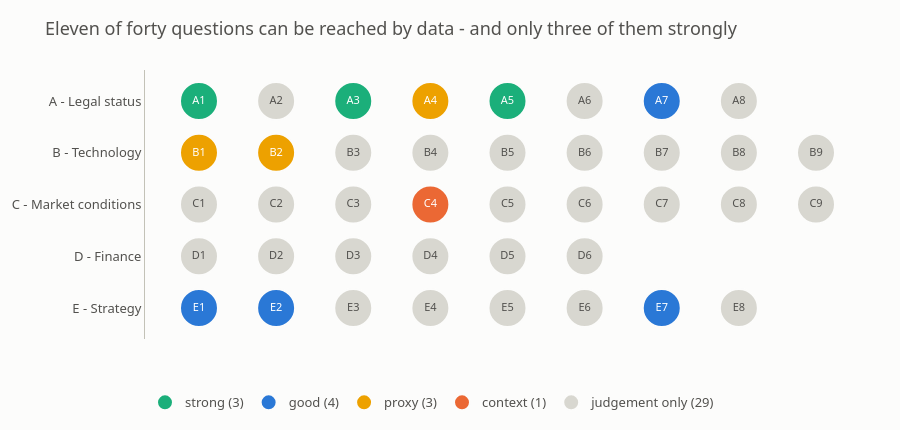

The notebook cell this image was saved under:
### Markdown cell above
---

## Step 4 — How much of this valuation can data reach?

This is the question module 8 exists to ask, and the honest answer is *less than you would
hope*. Of the forty questions, **eleven** can be spoken to by a PATSTAT query, and they are not
equal:

* **strong** — the answer is a matter of record. Is the patent granted? When was it filed?
  Which offices is the family in? A query decides it; nobody's opinion is involved.
* **good** — the query yields a genuine new insight, but a person still picks the level.
  Whether this filing consolidates existing markets or opens new ones is visible in the data;
  what counts as "new" is not.
* **proxy** — the number correlates with the question without answering it. Claim *count* is
  not claim *breadth*; forward citations measure attention, not technical superiority. Shown,
  and labelled, and never silently used as an answer.
* **context** — informs the answer without narrowing it.

The remaining **twenty-nine questions are expert judgement and nothing else**. Any tool that
does not tell you that is selling you a false precision.

And one thing this chart cannot show, which notebook 2 makes unavoidable: **none of these eleven
questions is one of the eight that carry money.** Everything data can reach here shapes the
profile and the legal picture. The Net Present Value is decided entirely by answers no query can
check.

### Code cell
REACH_ORDER = ["strong", "good", "proxy", "context", "judgement only"]
REACH_COLOR = {
    "strong": kit.PALETTE["efficiency"],
    "good": kit.PALETTE["revenue"],
    "proxy": kit.PALETTE["investment_reduction"],
    "context": kit.PALETTE["regained"],
    "judgement only": kit.PALETTE["inactive"],
}

table = pd.DataFrame(kit.answer_table(answers, spec))
table["reach"] = table["patstat_strength"].replace("", "judgement only")

section_keys = list(spec.sections)
grid = table.assign(
    x=table["id"].str[1:].astype(int),
    y=[len(section_keys) - section_keys.index(s) for s in table["section"]],
)

fig_reach = go.Figure()
for reach in REACH_ORDER:
    part = grid[grid["reach"] == reach]
    if part.empty:
        continue
    fig_reach.add_trace(go.Scatter(
        x=part["x"], y=part["y"], mode="markers+text",
        name=f"{reach} ({len(part)})",
        marker={"size": 38, "color": REACH_COLOR[reach],
                "line": {"width": 2, "color": kit.PALETTE["surface"]}},
        text=part["id"], textposition="middle center",
        textfont={"size": 11,
                  "color": kit.PALETTE["ink_secondary"] if reach == "judgement only" else "white"},
        customdata=part[["factor", "patstat_sources"]],
        hovertemplate="<b>%{text}</b> - %{customdata[0]}<br>%{customdata[1]}<extra></extra>",
    ))

fig_reach.update_layout(
    **kit.CHART_LAYOUT, height=430,
    title="Eleven of forty questions can be reached by data - and only three of them strongly",
)
fig_reach.update_xaxes(visible=False, range=[0.3, 9.7])
fig_reach.update_yaxes(
    tickmode="array",
    tickvals=[len(section_keys) - i for i in range(len(section_keys))],
    ticktext=[f"{k} - {v}" for k, v in spec.sections.items()],
    range=[0.4, len(section_keys) + 0.6], showgrid=False,
)
fig_reach.show()

reach_counts = table["reach"].value_counts().reindex(REACH_ORDER).dropna().astype(int)
print(reach_counts.to_string())

### Figure 1 — Plotly figure (JSON) as saved in the notebook; plotly's stock layout.template omitted (floating-point values rounded to 4 significant figures)
{"data": [{"customdata": [["Patent status", "tls201_appln.granted ('Y'/'N') + publication kind codes, plus the opposition outcome from tls231 (26N none / 26 filed / 27W revoked)"], ["Patent term remaining", "earliest filing date + 20 years for the nominal term, and tls231 PGFP renewal payments (fee_renewal_year) for how far fees are actually paid"], ["Geographical coverage", "designated_states at grant vs the states still paid for - tls231 lapse_country for lapses, PGFP fee_country for what is still in force (which markets are the *relevant* ones stays judgement)"]], "hovertemplate": "<b>%{text}</b> - %{customdata[0]}<br>%{customdata[1]}<extra></extra>", "marker": {"color": "#1baf7a", "line": {"color": "#fcfcfb", "width": 2}, "size": 38}, "mode": "markers+text", "name": "strong (3)", "text": ["A1", "A3", "A5"], "textfont": {"color": "white", "size": 11}, "textposition": "middle center", "type": "scatter", "x": [1, 3, 5], "y": [5, 5, 5]}, {"customdata": [["Legal proceedings", "opposition frequency from tls231: the 26N/26 pair gives both halves of the fraction (EP baseline ~4.5%), and 27O/27A/27W give the outcome"], ["Securing existing markets", "this family's jurisdictions against the applicant's historical footprint"], ["Winning new markets", "jurisdictions in this family that the applicant has never filed in before"], ["Part of core-technology areas", "share of the applicant's own families in the same IPC subclass"]], "hovertemplate": "<b>%{text}</b> - %{customdata[0]}<br>%{customdata[1]}<extra></extra>", "marker": {"color": "#2a78d6", "line": {"color": "#fcfcfb", "width": 2}, "size": 38}, "mode": "markers+text", "name": "good (4)", "text": ["A7", "E1", "E2", "E7"], "textfont": {"color": "white", "size": 11}, "textposition": "middle center", "type": "scatter", "x": [7, 1, 2, 7], "y": [5, 1, 1, 1]}, {"customdata": [["Breadth of claim", "tls211_pat_publn.publn_claims - take it from the B1 (100% covered, mean 11.5 for granted EP), never the A1 (51%, and those are the as-filed claims). WO has 0% coverage. Breadth is not count, so label it"], ["Unique technology", "forward citations received - attention, not uniqueness"], ["Substitute technology", "forward citations received - attention, not technical superiority"]], "hovertemplate": "<b>%{text}</b> - %{customdata[0]}<br>%{customdata[1]}<extra></extra>", "marker": {"color": "#eda100", "line": {"color": "#fcfcfb", "width": 2}, "size": 38}, "mode": "markers+text", "name": "proxy (3)", "text": ["A4", "B1", "B2"], "textfont": {"color": "white", "size": 11}, "textposition": "middle center", "type": "scatter", "x": [4, 1, 2], "y": [5, 4, 4]}, {"customdata": [["Competitive/substitute products", "size and composition of the IPC neighbourhood - context, not an answer"]], "hovertemplate": "<b>%{text}</b> - %{customdata[0]}<br>%{customdata[1]}<extra></extra>", "marker": {"color": "#eb6834", "line": {"color": "#fcfcfb", "width": 2}, "size": 38}, "mode": "markers+text", "name": "context (1)", "text": ["C4"], "textfont": {"color": "white", "size": 11}, "textposition": "middle center", "type": "scatter", "x": [4], "y": [3]}, {"customdata": [["Legal position of strength", ""], ["Monitoring against infringements", ""], ["Enforcement means", ""], ["Testing of the invention", ""], ["Production skills/equipment", ""], ["Pre-commercial term of development", ""], ["Production of infringing copycat products", ""], ["Identifiable infringing products", ""], ["Dependent on licence agreements", ""], ["Marketing value", ""], ["Marketing options", ""], ["Market growth rate", ""], ["Life expectancy", ""], ["Attainable ultimate sales price", ""], ["Potential extra turnover", ""], ["Knowledge of commercial opportunities", ""], ["Potential licensing revenue", ""], ["Permit/licence requirements", ""], ["Business output maintainability", ""], ["Future cost of development", ""], ["Cost of production", ""], ["Investment intensity", ""], ["Financial capacity to cover renewal fees", ""], ["Contribution to company profits", ""], ["Image building", ""], ["Ensuring \"freedom to operate\"", ""], ["Restricting competitive development", ""], ["Licence or sales agreement", ""], ["Correlation between patent and company business strategy", ""]], "hovertemplate": "<b>%{text}</b> - %{customdata[0]}<br>%{customdata[1]}<extra></extra>", "marker": {"color": "#d8d7d0", "line": {"color": "#fcfcfb", "width": 2}, "size": 38}, "mode": "markers+text", "name": "judgement only (29)", "text": ["A2", "A6", "A8", "B3", "B4", "B5", "B6", "B7", "B8", "B9", "C1", "C2", "C3", "C5", "C6", "C7", "C8", "C9", "D1", "D2", "D3", "D4", "D5", "D6", "E3", "E4", "E5", "E6", "E8"], "textfont": {"color": "#52514e", "size": 11}, "textposition": "middle center", "type": "scatter", "x": [2, 6, 8, 3, 4, 5, 6, 7, 8, 9, 1, 2, 3, 5, 6, 7, 8, 9, 1, 2, 3, 4, 5, 6, 3, 4, 5, 6, 8], "y": [5, 5, 5, 4, 4, 4, 4, 4, 4, 4, 3, 3, 3, 3, 3, 3, 3, 3, 2, 2, 2, 2, 2, 2, 1, 1, 1, 1, 1]}], "layout": {"font": {"color": "#52514e", "family": "system-ui, -apple-system, Segoe UI, sans-serif", "size": 13}, "height": 430, "legend": {"orientation": "h", "x": 0, "y": -0.18}, "margin": {"b": 60, "l": 70, "r": 30, "t": 70}, "paper_bgcolor": "#fcfcfb", "plot_bgcolor": "#fcfcfb", "title": {"text": "Eleven of forty questions can be reached by data - and only three of them strongly"}, "xaxis": {"gridcolor": "#e1e0d9", "linecolor": "#c3c2b7", "range": [0.3, 9.7], "visible": false, "zeroline": false}, "yaxis": {"gridcolor": "#e1e0d9", "linecolor": "#c3c2b7", "range": [0.4, 5.6], "showgrid": false, "tickmode": "array", "ticktext": ["A - Legal status", "B - Technology", "C - Market conditions", "D - Finance", "E - Strategy"], "tickvals": [5, 4, 3, 2, 1], "zeroline": false}}}
